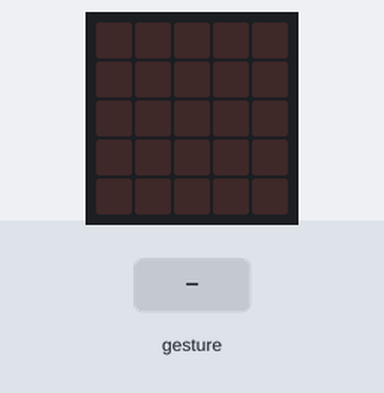
Simulated run of this program. Board: BBC micro:bit (MakeCode). Parts: the board's 5×5 LED display. Inputs (shaded band) come from the test bench. A tilt is held for 1.5 s and a shake lasts 1 s, then the board lies face up again.

Above: at 1.2 s.
1.3 s: gesture 'tilt left'
At 1.8 s:
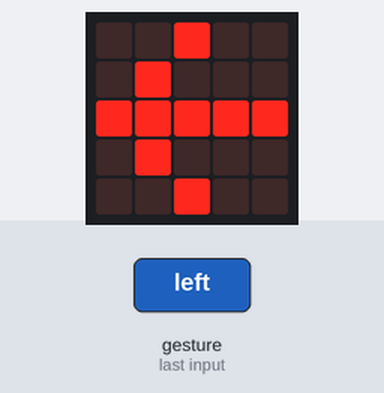
2.9 s: gesture 'tilt right'
At 3.7 s:
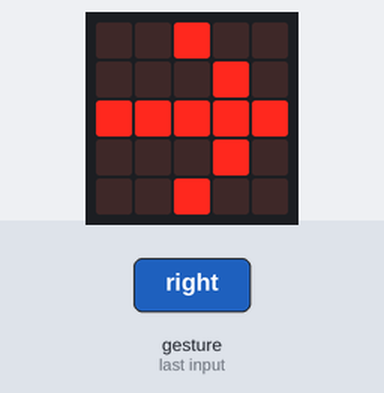
4.7 s: gesture 'logo up'
At 5.4 s:
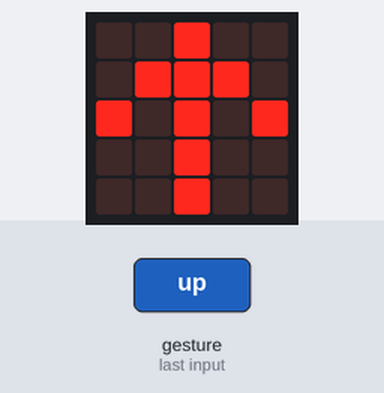
6.3 s: gesture 'logo down'
At 7.1 s:
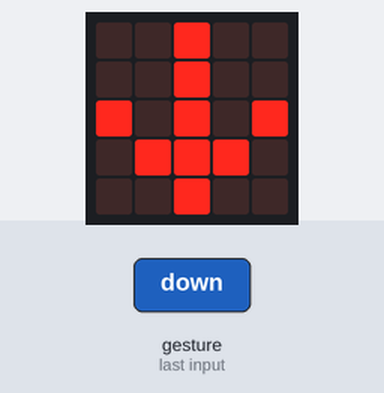
Timing chart, 0 to 9.1 s (numbered marks = the images above; inputs shaded):
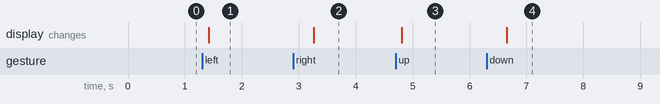

Measured:
- after the input at 1.3 s, the display: changes after 0.12 s (image 1)
- after the input at 2.9 s, the display: changes after 0.36 s (image 2)
- after the input at 4.7 s, the display: changes after 0.11 s (image 3)
- after the input at 6.3 s, the display: changes after 0.35 s (image 4)

The program:

main.ts
```typescript
function biratu_goiara () {
    if (input.isGesture(Gesture.LogoUp)) {
        basic.showArrow(ArrowNames.North)
    }
}
function biratu_berara () {
    if (input.isGesture(Gesture.LogoDown)) {
        basic.showArrow(ArrowNames.South)
    }
}
function biratu_eskuinera () {
    if (input.isGesture(Gesture.TiltRight)) {
        basic.showArrow(ArrowNames.East)
    }
}
function biratu_eskerrera () {
    if (input.isGesture(Gesture.TiltLeft)) {
        basic.showArrow(ArrowNames.West)
    }
}
basic.forever(function () {
    biratu_eskerrera()
    biratu_eskuinera()
    biratu_goiara()
    biratu_berara()
})
```

test.ts
```typescript
// aquí va el archivo "tests"; esto no se compilará cuando este paquete se utilice como una extensión.
```
